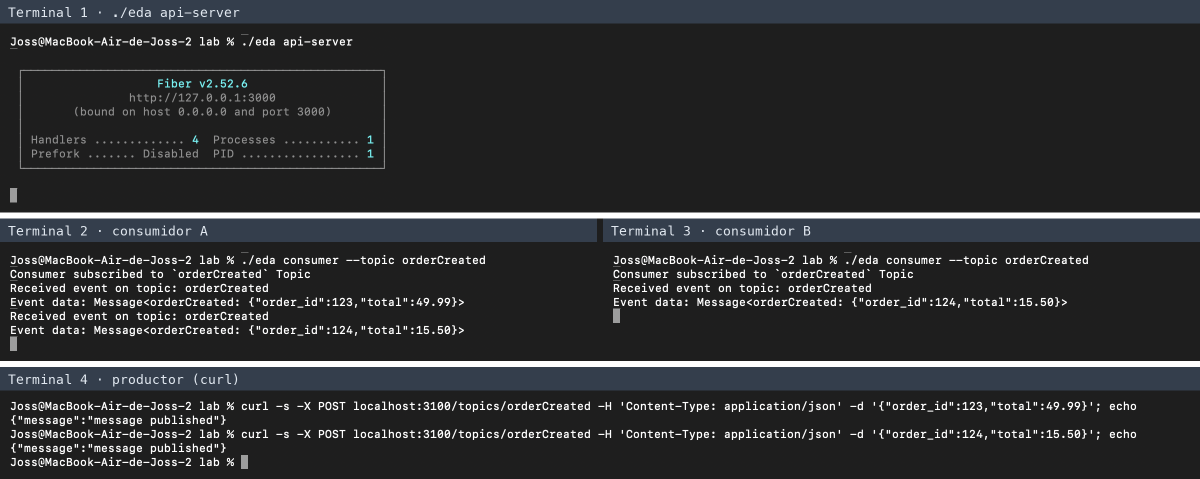
#> input picture evidencia/capturas/fig_ej1.png, 2400 x 958 px, given in place of ej1_api.png, which was not available (shown at 1/2 size)
$ python compose.py ../evidencia/capturas out.png
#> lines starting #> are read from the running program, lines starting #| are printed output that depends on the picture
# Recorta las capturas de Terminal y arma una figura por ejercicio.
import sys
from pathlib import Path
from PIL import Image, ImageChops, ImageDraw, ImageFont

SRC = Path(sys.argv[1])
OUT = Path(sys.argv[2])
OUT.mkdir(exist_ok=True)
BG = (30, 30, 30)
BAR = (52, 62, 76)
FONT = ImageFont.truetype("/System/Library/Fonts/Menlo.ttc", 26)


def crop(name):
#> called with name = 'ej1_api'
    im = Image.open(SRC / f"{name}.png").convert("RGB")
#> im is the input picture: PIL image 2400x958 RGB; mean R, G, B 46.3, 47.9, 49.9
    im = im.crop((0, 90, im.width, im.height))  # quita la barra de pestañas
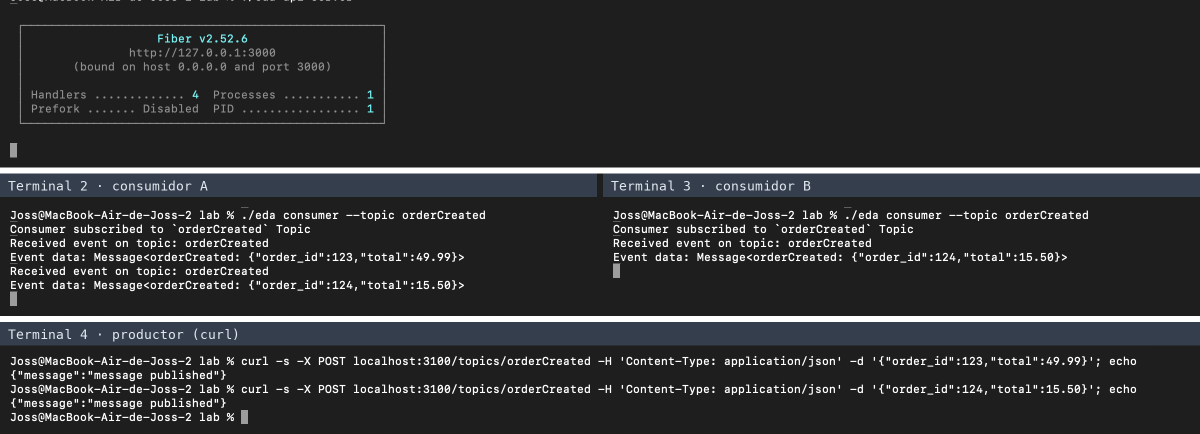
#> im: PIL image 2400x868 RGB (shown at 1/2 size); mean R, G, B 46.4, 47.5, 49
    bg = Image.new("RGB", im.size, im.getpixel((5, im.height - 5)))
    box = ImageChops.difference(im, bg).convert("L").point(lambda v: 255 if v > 40 else 0).getbbox()
#> box = (0, 0, 2400, 848)
    l, t, r, b = box
#> l = 0; t = 0; r = 2400; b = 848
    return im.crop((0, max(t - 20, 0), min(r + 30, im.width), min(b + 20, im.height)))


def panel(name, label, width):
    im = crop(name)
    canvas = Image.new("RGB", (width, im.height + 48), BG)
#> canvas: PIL image 2400x916 RGB; every value is 30
    d = ImageDraw.Draw(canvas)
    d.rectangle((0, 0, width, 46), fill=BAR)
    d.text((16, 9), label, font=FONT, fill=(225, 232, 240))
    if im.width > width:  # se escala para que no se corte el texto
        im = im.resize((width, round(im.height * width / im.width)), Image.LANCZOS)
        canvas = canvas.resize((width, im.height + 48))
        d = ImageDraw.Draw(canvas)
        d.rectangle((0, 0, width, 46), fill=BAR)
        d.text((16, 9), label, font=FONT, fill=(225, 232, 240))
    canvas.paste(im, (0, 48))
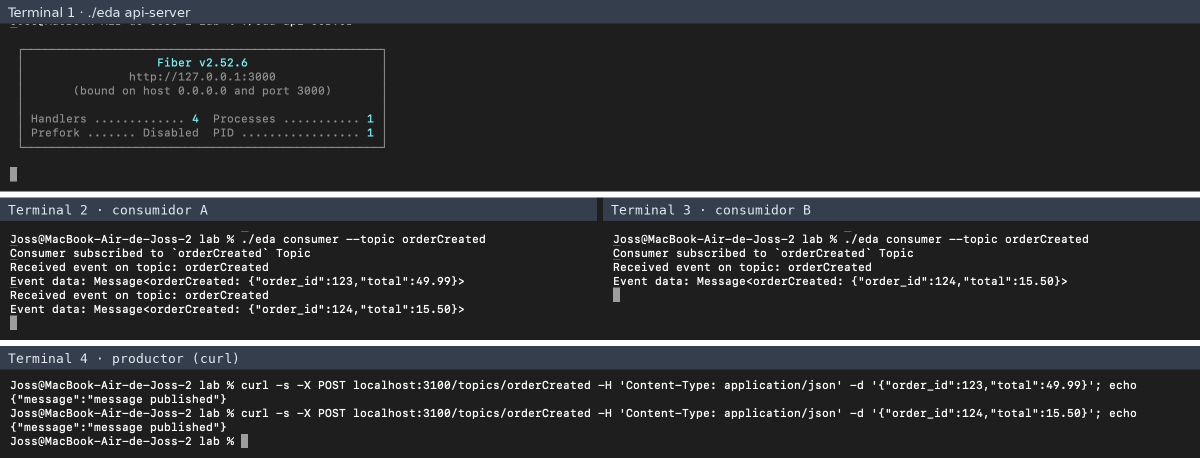
#> canvas: PIL image 2400x916 RGB (shown at 1/2 size); mean R, G, B 46.8, 48.4, 50.5
    return canvas


def figure(out, rows, width=2400, gap=12):
    """rows: lista de filas; cada fila es una lista de (captura, etiqueta)."""
    built = []
    for row in rows:
        w = (width - gap * (len(row) - 1)) // len(row)
        panels = [panel(n, lab, w) for n, lab in row]
#> panels = 1 item
        h = max(p.height for p in panels)
#> h = 916
        line = Image.new("RGB", (width, h), BG)
        for i, p in enumerate(panels):
            line.paste(p, (i * (w + gap), 0))
#> this loop made 1 pass
        built.append(line)
#> pass 2 of the loop in figure, `for row in rows:`:
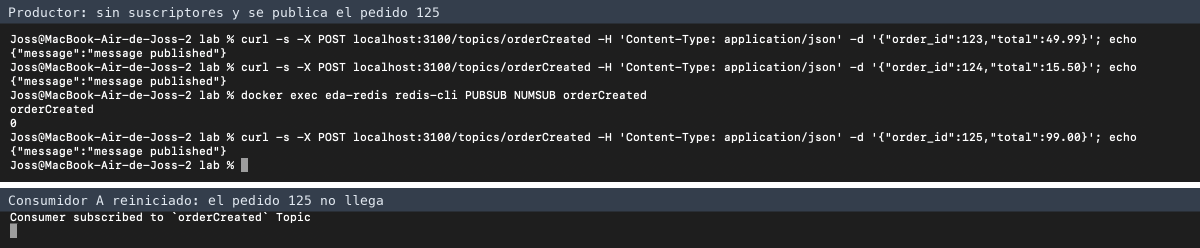
#> input picture evidencia/capturas/fig_ej2.png, 2400 x 496 px, given in place of ej1_c1.png, which was not available (shown at 1/2 size)
#> in crop, im is the input picture: PIL image 2400x496 RGB; mean R, G, B 50, 51.9, 54.5
#> in crop (call 2), `im = im.crop((0, 90, im.width, im.height))`:
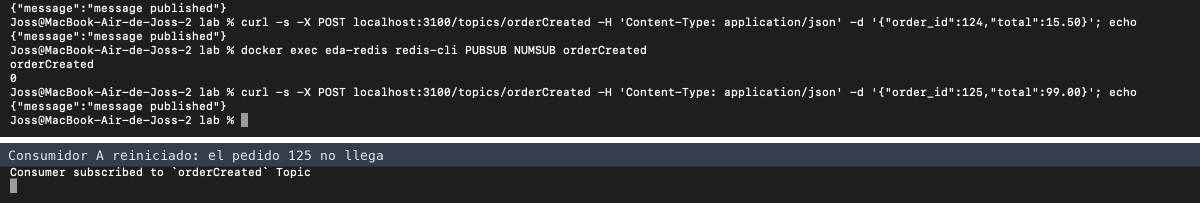
#> im: PIL image 2400x406 RGB (shown at 1/2 size); mean R, G, B 48.9, 50.1, 51.7
#> bg: PIL image 2400x406 RGB
#> box = (0, 6, 2400, 386)
#> t = 6; b = 386
#> panels = 2 items
#> h = 250
#> the loop in figure, `for i, p in enumerate(panels):` made 2 passes
#> after the loop in figure, `for i, p in enumerate(panels):`:
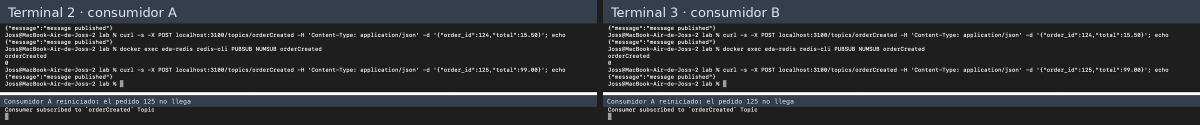
#> line: PIL image 2400x250 RGB (shown at 1/2 size); mean R, G, B 50, 52.8, 56.7
    total = sum(b.height for b in built) + gap * (len(built) - 1)
    fig = Image.new("RGB", (width, total), (255, 255, 255))
    y = 0
    for b in built:
        fig.paste(b, (0, y))
        y += b.height + gap
    fig.save(OUT / f"{out}.png", optimize=True)
    print(out, fig.size)


#> (the run stopped early here; a loop or call above may not have finished)
